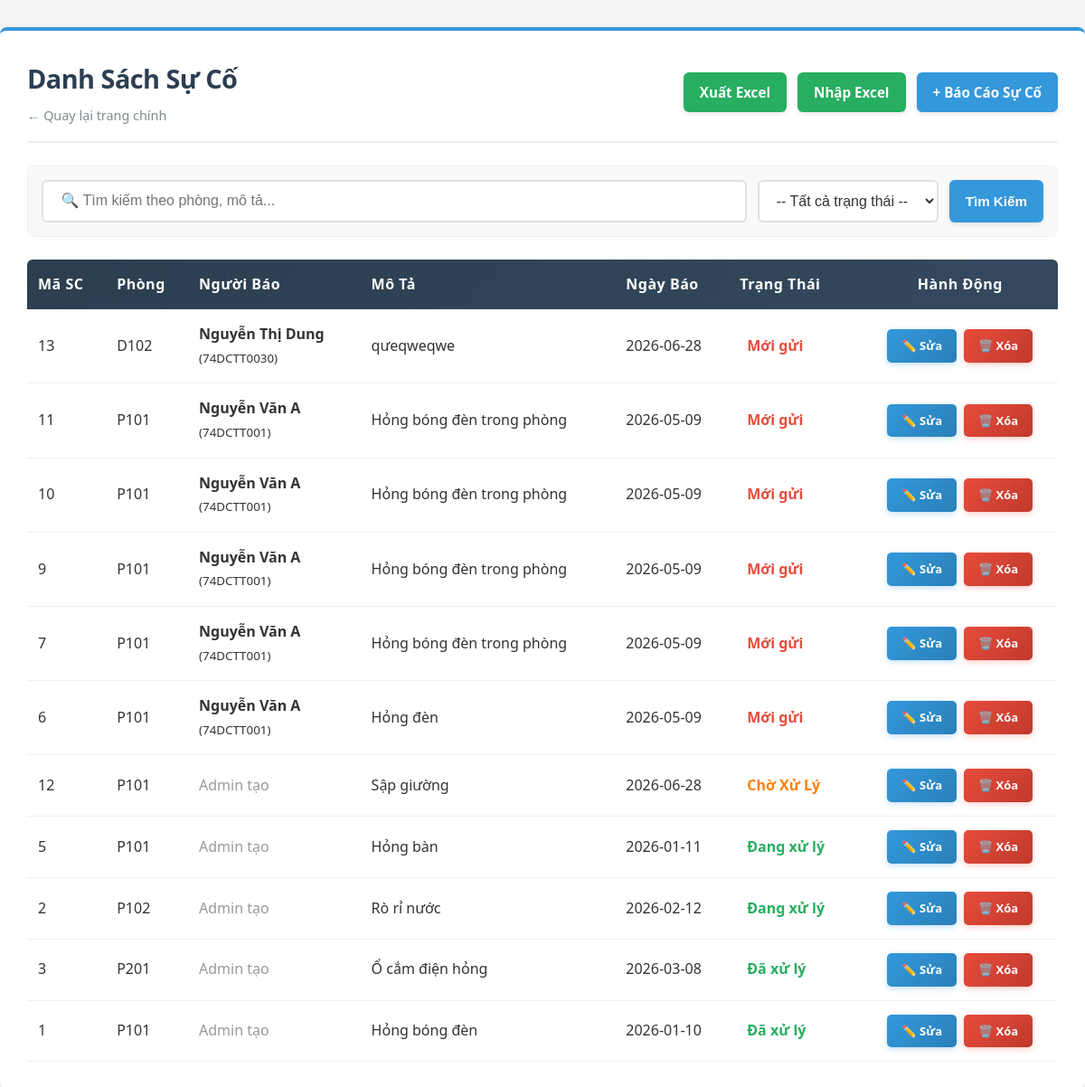
The app's page /QuanLyKTX_API/Public/incident (signed in) with its own data.
### tables this page shows
CREATE TABLE `suco` (
  `masuco` int(11) NOT NULL,
  `maphong` varchar(20) DEFAULT NULL,
  `masv` varchar(20) DEFAULT NULL,
  `mota` text DEFAULT NULL,
  `ngaybao` date DEFAULT NULL,
  `trangthai` varchar(20) DEFAULT NULL,
  `created_at` timestamp NOT NULL DEFAULT current_timestamp()
);

CREATE TABLE `sinhvien` (
  `id` int(11) NOT NULL,
  `masv` varchar(20) NOT NULL,
  `hoten` varchar(100) NOT NULL,
  `lop` varchar(20) DEFAULT NULL,
  `gioitinh` varchar(10) DEFAULT NULL,
  `cccd` varchar(20) DEFAULT NULL,
  `sodienthoai` varchar(15) DEFAULT NULL,
  `email` varchar(100) DEFAULT NULL,
  `diachi` text DEFAULT NULL,
  `created_at` timestamp NOT NULL DEFAULT current_timestamp()
);

### QuanLyKTX_API/Controllers/IncidentController.php (called while the page is built, shortened)
<?php
class IncidentController extends Controller {
    private $incidentService;
    public function __construct() {
        $this->incidentService = new IncidentService();
    }
    public function index() {
        $keyword = $this->getInput('search');
        $status = $this->getInput('status');
        if ($keyword || $status) {
            $incidents = $this->incidentService->searchIncidents($keyword, $status);
        } else {
            $incidents = $this->incidentService->getAllIncidents();
        }
        $this->view('incident/list', [
            'title' => 'Danh Sách Sự Cố',
            'incidents' => $incidents,
            'keyword' => $keyword,
            'status' => $status
        ]);
    }
}

### QuanLyKTX_API/Config/Database.php (called while the page is built, shortened)
<?php
class Database {
    private static $connection = null;
    public static function getConnection() {
        if (self::$connection === null) {
            $host = 'db';
            $user = 'root';
            $pass = 'root_password';
            $db   = 'quanlykytucxa';
            $port = 3306;
            self::$connection = new \mysqli($host, $user, $pass, $db, $port);
            self::$connection->set_charset("utf8");
        }
        return self::$connection;
    }
}

### QuanLyKTX_API/Services/IncidentService.php (called while the page is built, shortened)
<?php
class IncidentService {
    private $incidentRepo;
    public function __construct() {
        $this->incidentRepo = new IncidentRepository();
    }
    public function getAllIncidents() {
        return $this->incidentRepo->getAll();
    }
}

### QuanLyKTX_API/Models/IncidentRepository.php (called while the page is built, shortened)
<?php
class IncidentRepository extends Repository {
    protected $table = 'suco';
    public function getAll() {
        $sql = "SELECT s.*, p.sophong, p.toa, sv.hoten
                FROM {$this->table} s
                LEFT JOIN phong p ON s.maphong = p.maphong
                LEFT JOIN sinhvien sv ON s.masv = sv.masv
                ORDER BY
                    CASE s.trangthai
                        WHEN 'Mới gửi' THEN 1
                        WHEN 'Chờ Xử Lý' THEN 2
                        WHEN 'Đang Xử Lý' THEN 3
                        ELSE 4
                    END ASC,
                    s.masuco DESC";
        return $this->fetchAll($sql);
    }
}

### QuanLyKTX_API/Core/Repository.php (called while the page is built, shortened)
<?php
abstract class Repository {
    protected $db;
    public function __construct() {
        $this->db = \Config\Database::getConnection();
    }
    protected function fetchAll($sql, $types = '', $params = []) {
        if (empty($params)) {
            $result = $this->db->query($sql);
            $data = [];
            if ($result) {
                while ($row = $result->fetch_assoc()) {
                    $data[] = $row;
                }
            }
            return $data;
        }
        return [];
    }
}

### QuanLyKTX_API/Views/incident/list.php (the view, shortened to what this page needs)
<!DOCTYPE html>
<html lang="vi">
<head>
    <link rel="stylesheet" href="<?= PUBLIC_URL ?>css/list.css?v=<?= time() ?>">
</head>
<body>
<div class="container">
    <div class="header">
        <div>
            <h1><?= htmlspecialchars($title) ?></h1>
            <a href="<?= BASE_URL ?>auth/dashboard" class="back-link">← Quay lại trang chính</a>
        </div>
        <div class="header-actions">
            <a href="<?= BASE_URL ?>incident/export" class="btn btn-success">Xuất Excel</a>
            <a href="<?= BASE_URL ?>incident/import" class="btn btn-success">Nhập Excel</a>
            <a href="<?= BASE_URL ?>incident/create" class="btn btn-primary">+ Báo Cáo Sự Cố</a>
        </div>
    </div>
    <form method="GET" action="<?= BASE_URL ?>incident" class="search-box">
        <input type="text" name="search" placeholder=" 🔍 Tìm kiếm theo phòng, mô tả..." value="<?= htmlspecialchars($keyword ?? '') ?>">
        <select name="status">
            <option value="">-- Tất cả trạng thái --</option>
        </select>
        <button type="submit" class="btn btn-primary">Tìm Kiếm</button>
    </form>
    <table>
        <thead>
            <tr>
                <th>Mã SC</th>
                <th>Phòng</th>
                <th>Người Báo</th>
                <th>Mô Tả</th>
                <th>Ngày Báo</th>
                <th>Trạng Thái</th>
                <th style="text-align: center;">Hành Động</th>
            </tr>
        </thead>
        <tbody>
            <?php if (!empty($incidents)): ?>
                <?php foreach ($incidents as $i): ?>
                    <tr>
                        <td><?= $i['masuco'] ?></td>
                        <td><?= htmlspecialchars($i['maphong'] ?? 'N/A') ?></td>
                        <td>
                            <?php if (!empty($i['hoten'])): ?>
                                <strong><?= htmlspecialchars($i['hoten']) ?></strong><br>
                                <small>(<?= htmlspecialchars($i['masv']) ?>)</small>
                            <?php else: ?>
                                <span style="color: #999;">Admin tạo</span>
                            <?php endif; ?>
                        </td>
                        <td><?= htmlspecialchars(substr($i['mota'], 0, 50)) ?></td>
                        <td><?= $i['ngaybao'] ?></td>
                        <td>
                            <?php if ($i['trangthai'] == 'Mới gửi'): ?>
                                <span style="color: #e74c3c; padding: 3px 8px; font-weight: bold;">Mới gửi</span>
                            <?php elseif ($i['trangthai'] == 'Chờ Xử Lý'): ?>
                                <span style="color: #FF7F00; padding: 3px 8px; font-weight: bold;">Chờ Xử Lý</span>
                            <?php elseif ($i['trangthai'] == 'Đang Xử Lý'): ?>
                                <span style="color: #FFA500; padding: 3px 8px; font-weight: bold;">Đang Xử Lý</span>
                            <?php else: ?>
                                <span style="color: #27ae60; padding: 3px 8px; font-weight: bold;"><?= htmlspecialchars($i['trangthai']) ?></span>
                            <?php endif; ?>
                        </td>
                        <td>
                            <div class="action-links">
                                <a href="<?= BASE_URL ?>incident/edit/<?= $i['masuco'] ?>" class="btn-action btn-edit"> ✏️ Sửa</a>
                                <a href="<?= BASE_URL ?>incident/delete/<?= $i['masuco'] ?>" class="btn-action btn-delete" onclick="return confirm('Xóa?')"> 🗑️ Xóa</a>
                            </div>
                        </td>
                    </tr>
                <?php endforeach; ?>
            <?php endif; ?>
        </tbody>
    </table>
</div>
</body>
</html>

### QuanLyKTX_API/Public/css/list.css (style rules this page uses)
* { margin: 0; padding: 0; box-sizing: border-box; }
body { font-family: "Segoe UI", Tahoma, Geneva, Verdana, sans-serif; background-color: #f5f5f5; color: #333; line-height: 1.6; }
.container { max-width: 1200px; margin: 30px auto; background: white; padding: 30px; border-radius: 8px; box-shadow: 0 2px 8px rgba(0, 0, 0, 0.08); border-top: 4px solid #3498db; animation: fadeIn 0.4s ease-in; }
.header { display: flex; justify-content: space-between; align-items: center; margin-bottom: 25px; padding-bottom: 15px; border-bottom: 2px solid #ecf0f1; }
.header h1 { color: #2c3e50; font-size: 1.8em; font-weight: 700; letter-spacing: -0.5px; margin-bottom: 5px; }
.back-link { color: #7f8c8d; text-decoration: none; font-weight: 500; font-size: 0.9em; transition: color 0.3s ease; }
.header-actions { display: flex; gap: 12px; }
.btn { padding: 10px 18px; border: none; border-radius: 6px; cursor: pointer; text-decoration: none; display: inline-block; transition: all 0.3s ease; font-weight: 600; font-size: 0.95em; box-shadow: 0 2px 5px rgba(0, 0, 0, 0.1); }
.btn-primary { background: #3498db; color: white; }
.btn-success { background: #27ae60; color: white; }
.search-box { display: flex; gap: 12px; margin-bottom: 25px; background: #f9f9f9; padding: 15px; border-radius: 8px; border: 1px solid #ecf0f1; }
.search-box input { flex: 1; padding: 12px 15px; border: 2px solid #e0e0e0; border-radius: 6px; font-size: 1em; transition: all 0.3s ease; }
.search-box select { padding: 12px 15px; border: 2px solid #e0e0e0; border-radius: 6px; font-size: 1em; background-color: white; color: #333; transition: all 0.3s ease; cursor: pointer; outline: none; }
table { width: 100%; border-collapse: collapse; margin-top: 10px; background: white; }
table thead tr { background: linear-gradient(135deg, #2c3e50 0%, #34495e 100%); color: white; }
table th { padding: 15px 12px; text-align: left; font-weight: 600; letter-spacing: 0.5px; }
table th:first-child { border-top-left-radius: 6px; }
table th:last-child { border-top-right-radius: 6px; }
table td { padding: 15px 12px; border-bottom: 1px solid #ecf0f1; vertical-align: middle; }
table tbody tr { transition: background-color 0.2s ease; }
.action-links { display: flex; gap: 8px; justify-content: center; align-items: center; flex-wrap: nowrap; white-space: nowrap; }
.btn-action { padding: 8px 16px; font-size: 13px; border: none; border-radius: 5px; cursor: pointer; text-decoration: none; display: inline-flex; align-items: center; gap: 6px; transition: all 0.3s ease; font-weight: 600; color: white !important; }
.btn-edit { background: linear-gradient(135deg, #3498db, #2980b9); box-shadow: 0 2px 6px rgba(52, 152, 219, 0.3); }
.btn-delete { background: linear-gradient(135deg, #e74c3c, #c0392b); box-shadow: 0 2px 6px rgba(231, 76, 60, 0.3); }

### records on screen
suco: masuco "13", maphong "D102", sinhvien.hoten "Nguyễn Thị Dung", masv "74DCTT0030", mota "qưeqweqwe", ngaybao "2026-06-28", trangthai "Mới gửi"
suco: masuco "11", maphong "P101", sinhvien.hoten "Nguyễn Văn A", masv "74DCTT001", mota "Hỏng bóng đèn trong phòng", ngaybao "2026-05-09", trangthai "Mới gửi"
suco: masuco "10", maphong "P101", sinhvien.hoten "Nguyễn Văn A", masv "74DCTT001", mota "Hỏng bóng đèn trong phòng", ngaybao "2026-05-09", trangthai "Mới gửi"
suco: masuco "9", maphong "P101", sinhvien.hoten "Nguyễn Văn A", masv "74DCTT001", mota "Hỏng bóng đèn trong phòng", ngaybao "2026-05-09", trangthai "Mới gửi"
suco: masuco "7", maphong "P101", sinhvien.hoten "Nguyễn Văn A", masv "74DCTT001", mota "Hỏng bóng đèn trong phòng", ngaybao "2026-05-09", trangthai "Mới gửi"
suco: masuco "6", maphong "P101", sinhvien.hoten "Nguyễn Văn A", masv "74DCTT001", mota "Hỏng đèn", ngaybao "2026-05-09", trangthai "Mới gửi"
suco: masuco "12", maphong "P101", shows "Admin tạo", mota "Sập giường", ngaybao "2026-06-28", trangthai "Chờ Xử Lý"
suco: masuco "5", maphong "P101", shows "Admin tạo", mota "Hỏng bàn", ngaybao "2026-01-11", trangthai "Đang xử lý"
suco: masuco "2", maphong "P102", shows "Admin tạo", mota "Rò rỉ nước", ngaybao "2026-02-12", trangthai "Đang xử lý"
suco: masuco "3", maphong "P201", shows "Admin tạo", mota "Ổ cắm điện hỏng", ngaybao "2026-03-08", trangthai "Đã xử lý"
suco: masuco "1", maphong "P101", shows "Admin tạo", mota "Hỏng bóng đèn", ngaybao "2026-01-10", trangthai "Đã xử lý"

### other values on screen
$title "Danh Sách Sự Cố"
